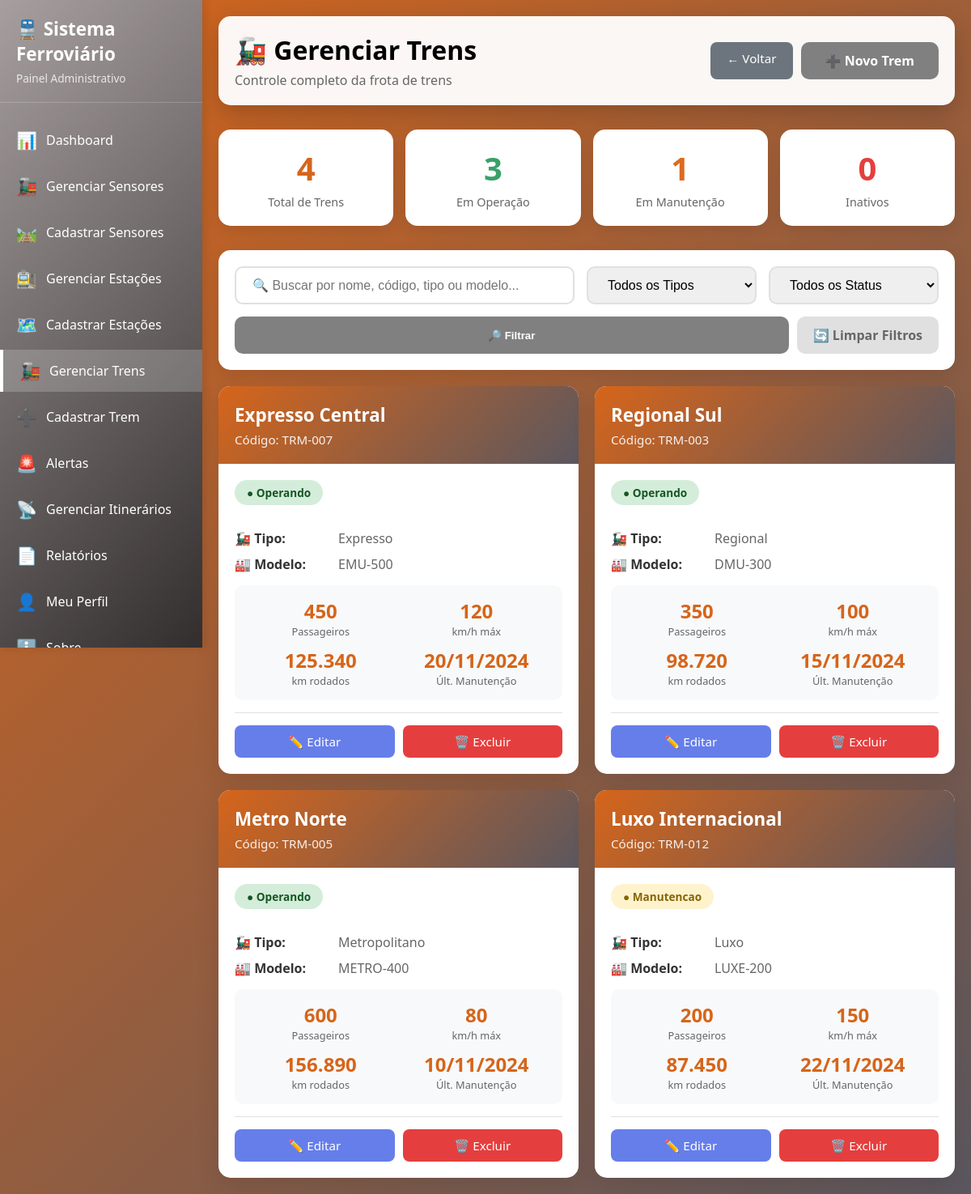
/html/gerenciartrens.php (signed in), run on the app's committed database.
### tables this page shows
CREATE TABLE IF NOT EXISTS trens (
    id INT AUTO_INCREMENT PRIMARY KEY,
    codigo VARCHAR(20) NOT NULL UNIQUE,
    nome VARCHAR(100) NOT NULL,
    tipo ENUM('expresso', 'regional', 'metropolitano', 'luxo', 'carga') NOT NULL,
    modelo VARCHAR(100),
    fabricante VARCHAR(100),
    ano_fabricacao YEAR,
    capacidade_passageiros INT,
    capacidade_carga DECIMAL(10, 2),
    velocidade_maxima DECIMAL(5, 2),
    consumo_medio DECIMAL(8, 2),
    ultima_manutencao DATE,
    proxima_manutencao DATE,
    km_rodados DECIMAL(12, 2) DEFAULT 0,
    status ENUM('operando', 'manutencao', 'inativo', 'em_viagem') DEFAULT 'inativo',
    observacoes TEXT,
    data_cadastro TIMESTAMP DEFAULT CURRENT_TIMESTAMP,
    INDEX idx_codigo (codigo),
    INDEX idx_status (status),
    INDEX idx_tipo (tipo)
);

### html/gerenciartrens.php (the view, shortened to what this page needs)
<?php
require "../php/conexao.php";
$busca = isset($_GET['busca']) ? $_GET['busca'] : '';
$sql = "SELECT * FROM trens WHERE 1=1";
$sql .= " ORDER BY data_cadastro DESC";
$resultado = $conexao->query($sql);
$stats_total = $conexao->query("SELECT COUNT(*) as total FROM trens")->fetch_assoc()['total'];
$stats_operando = $conexao->query("SELECT COUNT(*) as total FROM trens WHERE status='operando'")->fetch_assoc()['total'];
$stats_manutencao = $conexao->query("SELECT COUNT(*) as total FROM trens WHERE status='manutencao'")->fetch_assoc()['total'];
$stats_inativos = $conexao->query("SELECT COUNT(*) as total FROM trens WHERE status='inativo'")->fetch_assoc()['total'];
?>
<!DOCTYPE html>
<html lang="pt-BR">
<head>
</head>
<body>
      <aside class="sidebar">
        <div class="sidebar-header">
            <h2>🚆 Sistema Ferroviário</h2>
            <p>Painel Administrativo</p>
        </div>
        <ul class="sidebar-menu">
            <li><a href="dashboard.php"><span class="icon">📊</span> Dashboard</a></li>
            <li><a href="gerenciarsensores.php"><span class="icon">🚂</span> Gerenciar Sensores</a></li>
            <li><a href="cadastrarsensores.php"><span class="icon">🛤️</span> Cadastrar Sensores</a></li>
            <li><a href="gerenciarestações.php"><span class="icon">🚉</span> Gerenciar Estações</a></li>
            <li><a href="cadastrarestações.php"><span class="icon">🗺️</span> Cadastrar Estações</a></li>
            <li><a href="gerenciartrens.php"><span class="icon">🚂</span> Gerenciar Trens</a></li>
            <li><a href="cadastrartrem.php"><span class="icon">➕</span> Cadastrar Trem</a></li>
            <li><a href="alertas.php"><span class="icon">🚨</span> Alertas</a></li>
            <li><a href="gerenciaritinerários.php"><span class="icon">📡</span> Gerenciar Itinerários</a></li>
            <li><a href="geraçãorelátorios.php"><span class="icon">📄</span> Relatórios</a></li>
            <li><a href="perfil.php" class="active"><span class="icon">👤</span> Meu Perfil</a></li>
            <li><a href="sobre.php"><span class="icon">ℹ️</span> Sobre</a></li>
        </ul>
    </aside>
    <div class="main-content">
        <div class="container">
            <header>
                <div>
                    <h1>🚂 Gerenciar Trens</h1>
                    <p style="color: #666; margin-top: 5px;">Controle completo da frota de trens</p>
                </div>
                <div style="display: flex; gap: 10px;">
                    <a href="dashboard.php" class="btn-voltar">← Voltar</a>
                    <a href="cadastrartrem.php" class="btn-novo">➕ Novo Trem</a>
                </div>
            </header>
            <div class="stats-bar">
                <div class="stat-card total">
                    <div class="number"><?php echo $stats_total; ?></div>
                    <div class="label">Total de Trens</div>
                </div>
                <div class="stat-card operating">
                    <div class="number"><?php echo $stats_operando; ?></div>
                    <div class="label">Em Operação</div>
                </div>
                <div class="stat-card maintenance">
                    <div class="number"><?php echo $stats_manutencao; ?></div>
                    <div class="label">Em Manutenção</div>
                </div>
                <div class="stat-card inactive">
                    <div class="number"><?php echo $stats_inativos; ?></div>
                    <div class="label">Inativos</div>
                </div>
            </div>
            <form method="GET" class="search-filter">
                <div class="filter-row">
                    <input type="text" name="busca" placeholder="🔍 Buscar por nome, código, tipo ou modelo..."
                        value="<?php echo htmlspecialchars($busca); ?>">
                    <select name="tipo">
                        <option value="">Todos os Tipos</option>
                    </select>
                    <select name="status">
                        <option value="">Todos os Status</option>
                    </select>
                </div>
                <div class="filter-buttons">
                    <button type="submit" class="btn-filtrar">🔎 Filtrar</button>
                    <a href="gerenciartrens.php" class="btn-limpar">🔄 Limpar Filtros</a>
                </div>
            </form>
            <div class="trens-grid">
                <?php if ($resultado && $resultado->num_rows > 0): ?>
                    <?php while ($trem = $resultado->fetch_assoc()): ?>
                        <div class="trem-card">
                            <div class="trem-header">
                                <h3><?php echo htmlspecialchars($trem['nome']); ?></h3>
                                <p class="codigo">Código: <?php echo htmlspecialchars($trem['codigo']); ?></p>
                            </div>
                            <div class="trem-body">
                                <span class="trem-status status-<?php echo $trem['status']; ?>">
                                    ● <?php echo ucfirst(str_replace('_', ' ', $trem['status'])); ?>
                                </span>
                                <div class="trem-info">
                                    <p><strong>🚂 Tipo:</strong> <?php echo ucfirst($trem['tipo']); ?></p>
                                    <p><strong>🏭 Modelo:</strong> <?php echo htmlspecialchars($trem['modelo']); ?></p>
                                </div>
                                <div class="trem-stats">
                                    <div class="stat-item">
                                        <div class="value"><?php echo number_format($trem['capacidade_passageiros']); ?></div>
                                        <div class="label">Passageiros</div>
                                    </div>
                                    <div class="stat-item">
                                        <div class="value"><?php echo number_format($trem['velocidade_maxima']); ?></div>
                                        <div class="label">km/h máx</div>
                                    </div>
                                    <div class="stat-item">
                                        <div class="value"><?php echo number_format($trem['km_rodados'], 0, ',', '.'); ?></div>
                                        <div class="label">km rodados</div>
                                    </div>
                                    <div class="stat-item">
                                        <div class="value">
                                            <?php
                                            if ($trem['ultima_manutencao']) {
                                                echo date('d/m/Y', strtotime($trem['ultima_manutencao']));
                                            } else {
                                                echo '-';
                                            }
                                            ?>
                                        </div>
                                        <div class="label">Últ. Manutenção</div>
                                    </div>
                                </div>
                                <div class="trem-actions">
                                    <a href="cadastrartrem.php?editar=<?php echo $trem['id']; ?>" class="btn btn-editar">
                                        ✏️ Editar
                                    </a>
                                    <a href="?excluir=<?php echo $trem['id']; ?>" class="btn btn-excluir"
                                        onclick="return confirm('⚠️ Tem certeza que deseja excluir o trem <?php echo htmlspecialchars($trem['nome']); ?>?\n\nEsta ação não pode ser desfeita!')">
                                        🗑️ Excluir
                                    </a>
                                </div>
                            </div>
                        </div>
                    <?php endwhile; ?>
                <?php endif; ?>
            </div>
        </div>
    </div>
</body>
</html>

### data on the page
trens: nome "Expresso Central", codigo "TRM-007", status "Operando", tipo "Expresso", modelo "EMU-500", capacidade_passageiros "450", velocidade_maxima "120", km_rodados "125.340", ultima_manutencao "20/11/2024"
trens: nome "Regional Sul", codigo "TRM-003", status "Operando", tipo "Regional", modelo "DMU-300", capacidade_passageiros "350", velocidade_maxima "100", km_rodados "98.720", ultima_manutencao "15/11/2024"
trens: nome "Metro Norte", codigo "TRM-005", status "Operando", tipo "Metropolitano", modelo "METRO-400", capacidade_passageiros "600", velocidade_maxima "80", km_rodados "156.890", ultima_manutencao "10/11/2024"
trens: nome "Luxo Internacional", codigo "TRM-012", status "Manutencao", tipo "Luxo", modelo "LUXE-200", capacidade_passageiros "200", velocidade_maxima "150", km_rodados "87.450", ultima_manutencao "22/11/2024"

### other printed values
$stats_total "4"
$stats_operando "3"
$stats_manutencao "1"
$stats_inativos "0"
